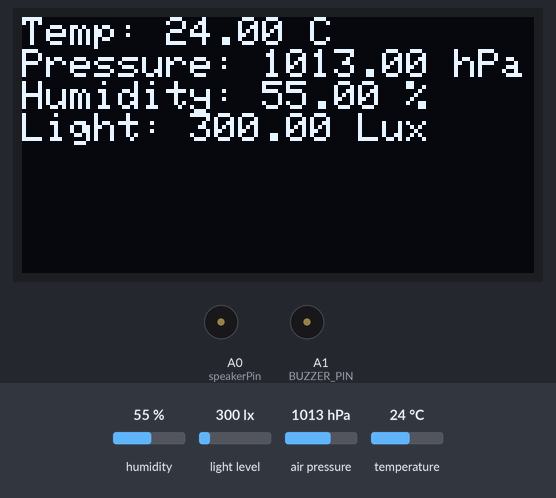
Simulated run of this sketch. Board: Arduino Nano RP2040 Connect. Parts: 128×64 one-colour display, buzzer (waves = sounding, pin HIGH). The inputs (shaded band) are chosen by the test bench; at power-on: humidity 55 %, light level 300 lx, air pressure 1013 hPa, temperature 24 °C.

Above: at 1.8 s.
1.9 s: humidity set to 22 %
At 2.9 s:
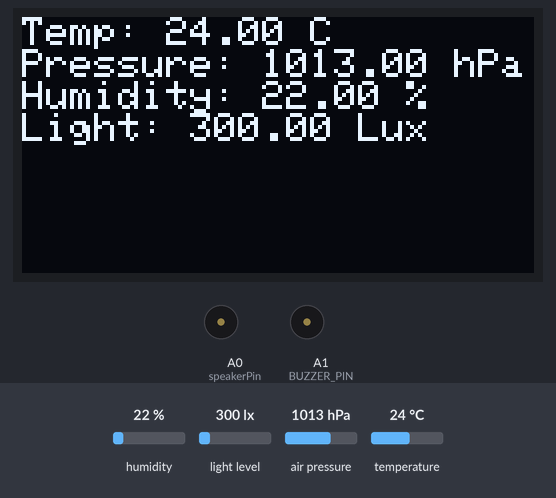
3.6 s: light level set to 40 lx
At 5.3 s:
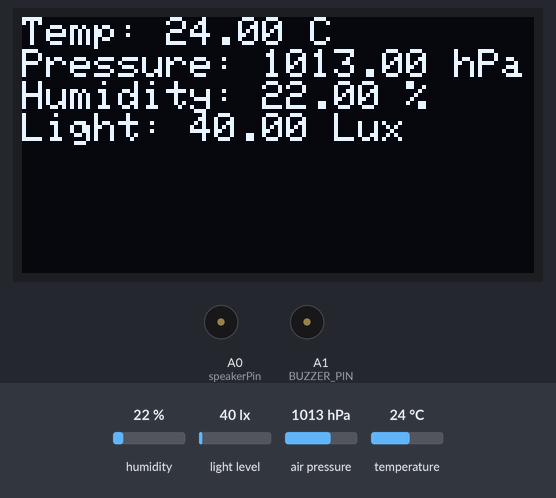
5.6 s: air pressure set to 952 hPa
At 6.7 s:
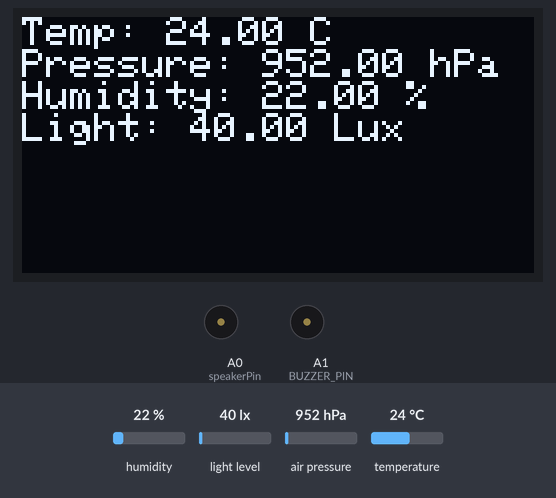
7.7 s: temperature set to 12 °C
At 9.2 s:
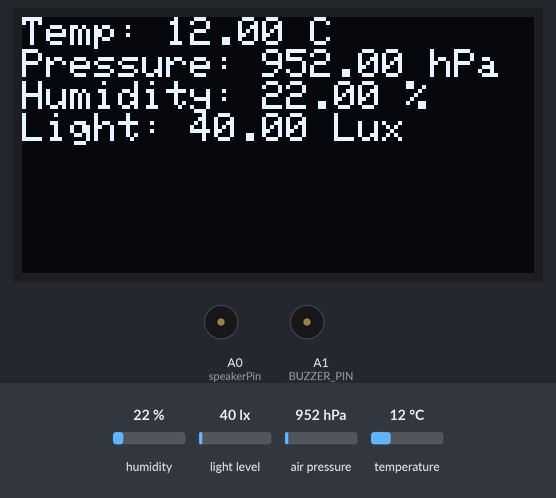
Timing chart, 0 to 10.7 s (numbered marks = the images above; inputs shaded):
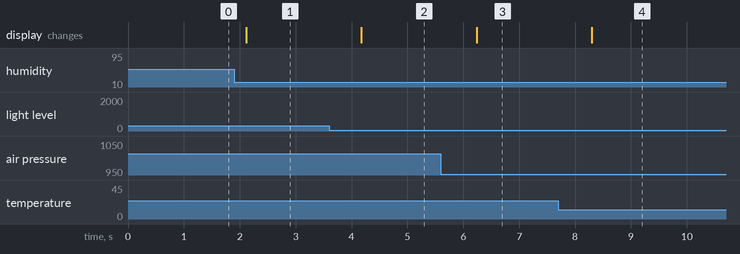

The sketch:

little_star_sketch_1207_Lux_and_BME280_.ino
```cpp
#include <Wire.h>
#include <Adafruit_GFX.h>
#include <Adafruit_SSD1306.h>
#include <Adafruit_Sensor.h>
#include <Adafruit_BME280.h>
#include <Adafruit_VEML7700.h>

#define SCREEN_WIDTH 128
#define SCREEN_HEIGHT 64
#define OLED_RESET    -1
#define BUZZER_PIN    A1  // Change as per your connection

Adafruit_SSD1306 display(SCREEN_WIDTH, SCREEN_HEIGHT, &Wire, OLED_RESET);
Adafruit_BME280 bme;
Adafruit_VEML7700 veml7700 = Adafruit_VEML7700();

// Music variables
int speakerPin = A0; // Replace with the actual pin connected to the speaker
int length = 15; // the number of notes
char notes[] = "ccggaagffeeddc "; // a space represents a rest
int beats[] = { 1, 1, 1, 1, 1, 1, 2, 1, 1, 1, 1, 1, 1, 2, 4 };
int tempo = 300;

void playTone(int tone, int duration) {
  for (long i = 0; i < duration * 1000L; i += tone * 2) {
    digitalWrite(speakerPin, HIGH);
    delayMicroseconds(tone);
    digitalWrite(speakerPin, LOW);
    delayMicroseconds(tone);
  }
}

void playNote(char note, int duration) {
  char names[] = { 'c', 'd', 'e', 'f', 'g', 'a', 'b', 'C' };
  int tones[] = { 1915, 1700, 1519, 1432, 1275, 1136, 1014, 956 };

  // play the tone corresponding to the note name
  for (int i = 0; i < 8; i++) {
    if (names[i] == note) {
      playTone(tones[i], duration);
    }
  }
}

void setup() {
  Serial.begin(9600);

  // Initialize I2C
  Wire.begin();

  // Initialize OLED display
  if (!display.begin(SSD1306_SWITCHCAPVCC, 0x3C)) {
    Serial.println(F("SSD1306 allocation failed"));
    for (;;);
  }
  display.clearDisplay();

  // Initialize BME280 sensor
  if (!bme.begin(0x76)) {
    Serial.println(F("Could not find a valid BME280 sensor, check wiring!"));
    while (1);
  }

  // Initialize VEML7700 sensor
  if (!veml7700.begin()) {
    Serial.println(F("Could not find a valid VEML7700 sensor, check wiring!"));
    while (1);
  }

  // Initialize Buzzer
  pinMode(BUZZER_PIN, OUTPUT);
  pinMode(speakerPin, OUTPUT);
}

void loop() {
  // Read data from BME280
  float temperature = bme.readTemperature();
  float humidity = bme.readHumidity();
  float pressure = bme.readPressure() / 100.0F; // Convert to hPa

  // Read data from VEML7700
  float lux = veml7700.readLux();

  // Display data on OLED
  display.clearDisplay();
  display.setTextSize(1);
  display.setTextColor(SSD1306_WHITE);
  display.setCursor(0,0);

  display.print(F("Temp: "));
  display.print(temperature);
  display.println(F(" C"));

  display.print(F("Pressure: "));
  display.print(pressure);
  display.println(F(" hPa"));

  display.print(F("Humidity: "));
  display.print(humidity);
  display.println(F(" %"));

  display.print(F("Light: "));
  display.print(lux);
  display.println(F(" Lux"));

  display.display();

  // Buzzer plays music when light level is below a threshold
  if (lux < 5.0) { // Adjust this threshold as needed
    playMusic();
  }

  delay(1000); // Update every 2 seconds
}

void playMusic() {
  for (int i = 0; i < length; i++) {
    if (notes[i] == ' ') {
      delay(beats[i] * tempo); // rest
    } else {
      playNote(notes[i], beats[i] * tempo);
    }

    // pause between notes
    delay(tempo / 2);
  }
}
```

Measured:
- after the input at 1.9 s, the display: changes after 0.22 s (image 1)
- after the input at 3.6 s, the display: changes after 0.58 s (image 2)
- after the input at 5.6 s, the display: changes after 0.64 s (image 3)
- after the input at 7.7 s, the display: changes after 0.60 s (image 4)
